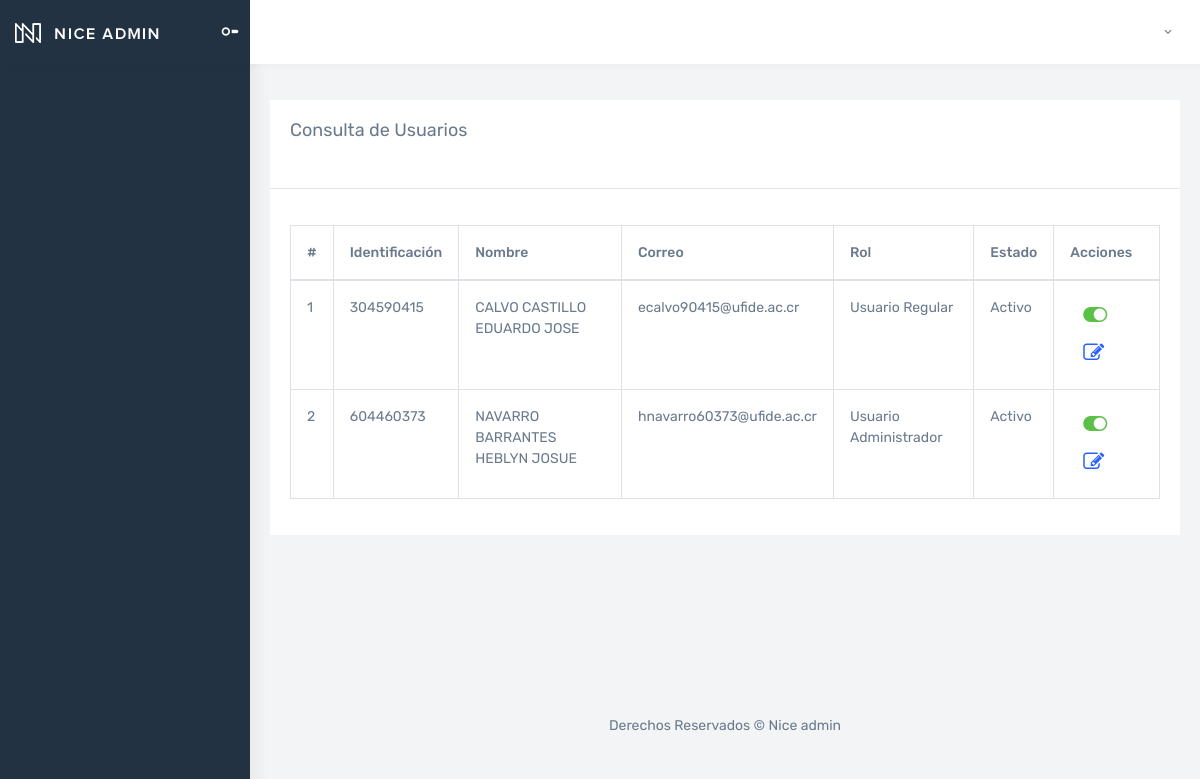
Page /Views/Usuario/consultarUsuarios.php on the committed database.
### tables this page shows
CREATE TABLE `tusuario` (
  `IdUsuario` bigint(11) NOT NULL AUTO_INCREMENT,
  `Nombre` varchar(255) NOT NULL,
  `Correo` varchar(100) NOT NULL,
  `Identificacion` varchar(20) NOT NULL,
  `Contrasenna` varchar(10) NOT NULL,
  `IdRol` int(11) NOT NULL,
  `Estado` bit(1) NOT NULL,
  PRIMARY KEY (`IdUsuario`),
  KEY `FK_tusuario_trol` (`IdRol`),
  CONSTRAINT `FK_tusuario_trol` FOREIGN KEY (`IdRol`) REFERENCES `trol` (`IdRol`)
);

CREATE TABLE `trol` (
  `IdRol` int(11) NOT NULL AUTO_INCREMENT,
  `NombreRol` varchar(50) NOT NULL,
  PRIMARY KEY (`IdRol`)
);

### Models/usuarioModel.php (called while the page is built, shortened)
<?php
    function ConsultarUsuariosModel()
    {
        try
        {
            $context = OpenDB();
            $sp = "CALL ConsultarUsuarios()";
            $respuesta = $context -> query($sp);
            return $respuesta;
        }
        catch(Exception $error)
        {
            RegistrarError($error);
            return null;
        }
    }
?>

### Controllers/usuarioController.php (called while the page is built, shortened)
<?php
    include_once $_SERVER["DOCUMENT_ROOT"] . '/Curso/Models/usuarioModel.php';
    function ConsultarUsuarios()
    {
        return ConsultarUsuariosModel();
    }
?>

### Views/Usuario/consultarUsuarios.php (the view, shortened to what this page needs)
<?php
    include_once $_SERVER["DOCUMENT_ROOT"] . '/Curso/Views/layoutInterno.php';
    include_once $_SERVER["DOCUMENT_ROOT"] . '/Curso/Controllers/usuarioController.php';
    $resultado = ConsultarUsuarios();
?>
<!DOCTYPE html>
<html>
<body>
    <div id="main-wrapper">
        <div class="page-wrapper">
            <div class="container-fluid">
                <div class="row">
                    <div class="col-12">
                        <div class="card">
                            <div class="card-body">
                                <h4 class="card-title">Consulta de Usuarios</h4>
                            </div>
                            <hr>
                            <form class="form-horizontal" action="" method="POST">
                                <div class="card-body">
                                    <table id="tablaDatos" class="table table-bordered table-hover">
                                        <thead>
                                            <tr>
                                                <th>#</th>
                                                <th>Identificación</th>
                                                <th>Nombre</th>
                                                <th>Correo</th>
                                                <th>Rol</th>
                                                <th>Estado</th>
                                                <th>Acciones</th>
                                            </tr>
                                        </thead>
                                        <tbody>
                                            <?php
                                                While($fila = mysqli_fetch_array($resultado))
                                                {
                                                    echo "<tr>";
                                                    echo "<td>". $fila["IdUsuario"] ."</td>";
                                                    echo "<td>". $fila["Identificacion"] ."</td>";
                                                    echo "<td>". $fila["Nombre"] ."</td>";
                                                    echo "<td>". $fila["Correo"] ."</td>";
                                                    echo "<td>". $fila["NombreRol"] ."</td>";
                                                    echo "<td>". $fila["EstadoDescripcion"] ."</td>";
                                                    echo '<td>
                                                        <a class="btn btnAbrirModal" data-toggle="modal" data-target="#CambiarEstadoUsuario"
                                                            data-id="' . $fila["IdUsuario"] . '" data-nombre="' . $fila["Nombre"] . '">
                                                            <i class="fa ' . ($fila["Estado"] ? 'fa-toggle-on text-success' : 'fa-toggle-off text-danger') . '" style="font-size:1.5em;"></i>
                                                        </a>
                                                        <a href="actualizarUsuario.php?q=' . $fila["IdUsuario"] . '" class="btn">
                                                            <i class="fa fa-edit" style="font-size:1.5em;"></i>
                                                        </a>
                                                     </td>';
                                                    echo "</tr>";
                                                }
                                            ?>
                                        </tbody>
                                    </table>
                                </div>
                            </form>
                        </div>
                    </div>
                </div>
            </div>
        </div>
    </div>
</body>
</html>

### rows in the picture
tusuario: IdUsuario "1", Identificacion "304590415", Nombre "CALVO CASTILLO EDUARDO JOSE", Correo "ecalvo90415@ufide.ac.cr", IdRol.NombreRol "Usuario Regular", EstadoDescripcion "Activo"
tusuario: IdUsuario "2", Identificacion "604460373", Nombre "NAVARRO BARRANTES HEBLYN JOSUE", Correo "hnavarro60373@ufide.ac.cr", IdRol.NombreRol "Usuario Administrador", EstadoDescripcion "Activo"
